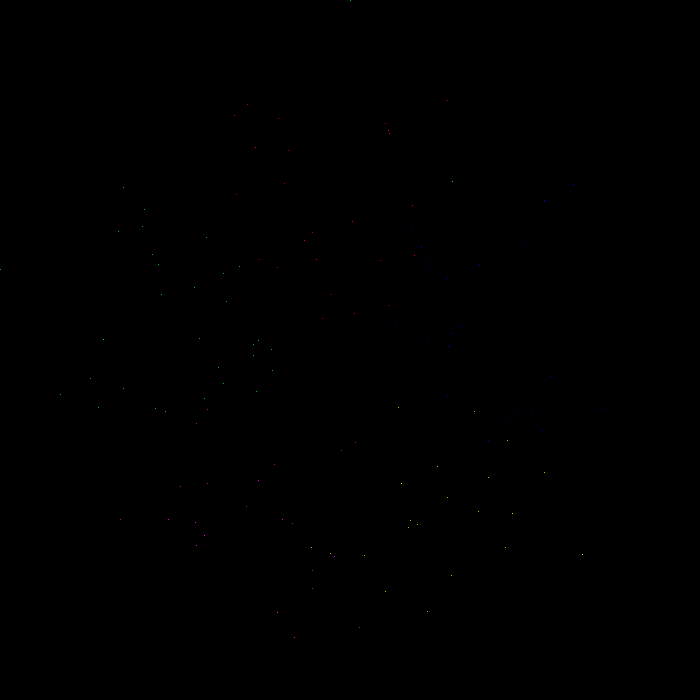
Frame 1 (no input)
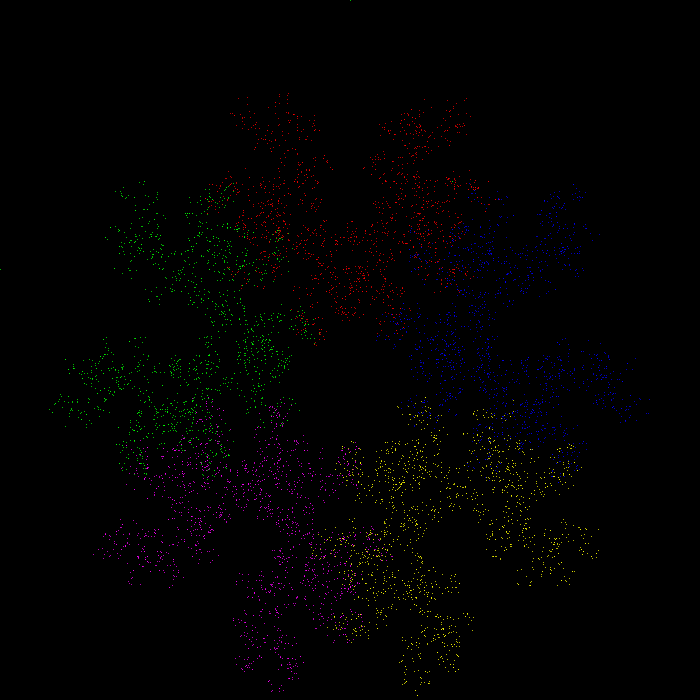
Frame 60 (the mouse pressed at the canvas centre just before this capture)
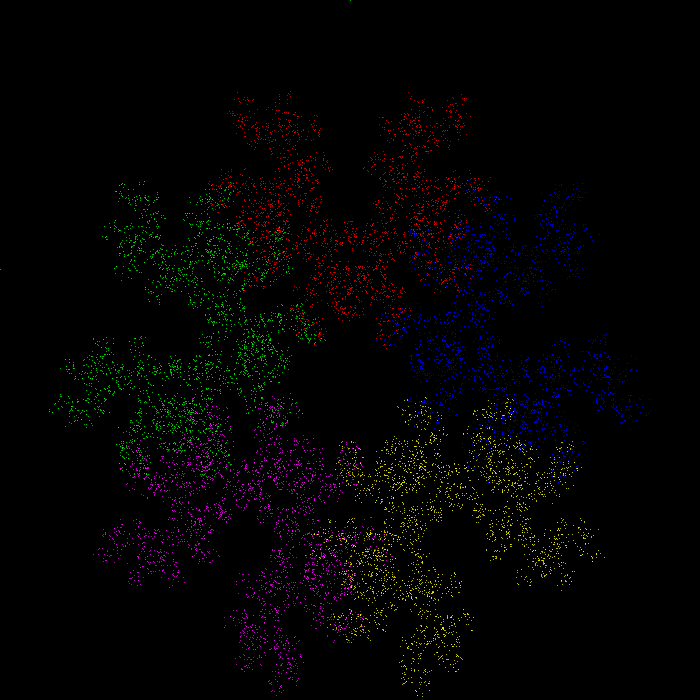
Frame 120 (the mouse held since frame 60 and released just before this capture)

The Processing sketch that drew these frames (run headless with seeded random() and noise(); from frame 60 on, the mouse is pressed at the canvas centre):

// Processing sketch: chaos4
// ── chaos4.pde
float ax, ay;
float bx, by;
float cx, cy;
float dx, dy;
float ex, ey;
float tx, ty;
float l = 0.5;//5.0/(5+3);
int lastchoice =0;

void setup() {
  size(700, 700);
  background(0);
  ax = width/2;
  ay = 0;
  bx = 0;
  by = height/2.6;  // /8;  // tetrahedron
  cx = width;
  cy = height/2.6;  // /8;
  dx = width/5.1;
  dy = height;
  ex = width - width/5.1;
  ey = height;
  tx = random(width);
  ty = random(height);
  stroke(0, 255, 0);
  strokeWeight(1);
  point(ax, ay); 
  point(bx, by);
  point(cx, cy);
  point(dx, dy);
  point(ex, ey);
  point(tx, ty);
}

void draw() {

  for (int i=0; i<150; i++) {

    point(tx, ty);
    int r = floor(random(5));
    if (r==0 && r != lastchoice) {
      stroke(255, 0, 0);
      tx= lerp(tx, ax, l);
      ty= lerp(ty, ay, l);
    } else if (r==1 && r != lastchoice) {
      stroke(0, 255, 0);
      tx= lerp(tx, bx, l);
      ty= lerp(ty, by, l);
    } else if (r==2 && r != lastchoice) {
      stroke(0, 0, 255);
      tx= lerp(tx, cx, l);
      ty= lerp(ty, cy, l);
    } else if (r==3 && r != lastchoice) {
      stroke(255, 0, 255);
      tx= lerp(tx, dx, l);
      ty= lerp(ty, dy, l);
    } else if (r==4 && r != lastchoice) {
      stroke(255,255, 0);
      tx= lerp(tx, ex, l);
      ty= lerp(ty, ey, l);
    } else{
      println(r, lastchoice);
    }
    lastchoice =r;
  }
}
